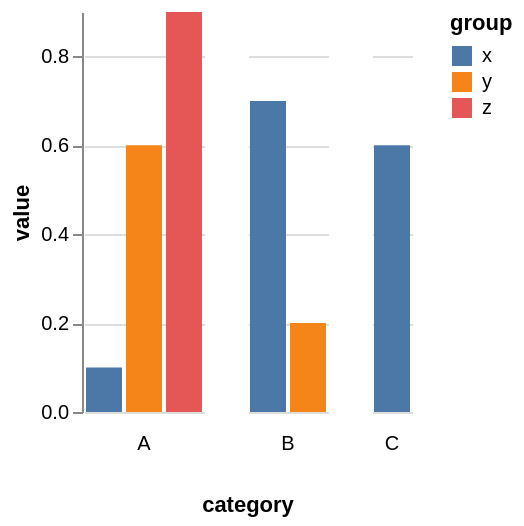

Specify this chart in Vega-Lite:
### Vega specification from a JSON file in a GitHub repository (floating-point values rounded to 4 significant figures)
{"$schema": "https://vega.github.io/schema/vega/v5.json", "background": "white", "padding": 5, "data": [{"name": "source_0", "values": [{"category": "A", "group": "x", "value": 0.1}, {"category": "A", "group": "y", "value": 0.6}, {"category": "A", "group": "z", "value": 0.9}, {"category": "B", "group": "x", "value": 0.7}, {"category": "B", "group": "y", "value": 0.2}, {"category": "C", "group": "x", "value": 0.6}]}, {"name": "data_0", "source": "source_0", "transform": [{"type": "stack", "groupby": ["group", "category"], "field": "value", "sort": {"field": [], "order": []}, "as": ["value_start", "value_end"], "offset": "zero"}, {"type": "filter", "expr": "isValid(datum[\"value\"]) && isFinite(+datum[\"value\"])"}]}, {"name": "column_domain", "source": "data_0", "transform": [{"type": "aggregate", "groupby": ["category"], "fields": ["group"], "ops": ["distinct"], "as": ["distinct_group"]}]}], "signals": [{"name": "child_x_step", "value": 20}, {"name": "child_height", "value": 200}], "layout": {"padding": 20, "titleAnchor": {"column": "end"}, "offset": {"columnTitle": 10}, "columns": {"signal": "length(data('column_domain'))"}, "bounds": "full", "align": "none"}, "marks": [{"name": "column-title", "type": "group", "role": "column-title", "title": {"text": "category", "style": "guide-title", "orient": "bottom", "offset": 10}}, {"name": "row_header", "type": "group", "role": "row-header", "encode": {"update": {"height": {"signal": "child_height"}}}, "axes": [{"scale": "y", "orient": "left", "grid": false, "title": "value", "labelOverlap": true, "tickCount": {"signal": "ceil(child_height/40)"}, "zindex": 0}]}, {"name": "column_footer", "type": "group", "role": "column-footer", "from": {"data": "column_domain"}, "sort": {"field": "datum[\"category\"]", "order": "ascending"}, "title": {"text": {"signal": "isValid(parent[\"category\"]) ? parent[\"category\"] : \"\"+parent[\"category\"]"}, "style": "guide-label", "frame": "group", "orient": "bottom", "offset": 10}, "encode": {"update": {"width": {"signal": "bandspace(datum[\"distinct_group\"], 0.1, 0.05) * child_x_step"}}}}, {"name": "cell", "type": "group", "style": "cell", "from": {"facet": {"name": "facet", "data": "data_0", "groupby": ["category"], "aggregate": {"fields": ["group"], "ops": ["distinct"], "as": ["distinct_group"]}}}, "sort": {"field": ["datum[\"category\"]"], "order": ["ascending"]}, "encode": {"update": {"width": {"signal": "bandspace(datum[\"distinct_group\"], 0.1, 0.05) * child_x_step"}, "height": {"signal": "child_height"}}}, "marks": [{"name": "child_marks", "type": "rect", "style": ["bar"], "from": {"data": "facet"}, "encode": {"update": {"fill": {"scale": "color", "field": "group"}, "ariaRoleDescription": {"value": "bar"}, "description": {"signal": "\"group: \" + (isValid(datum[\"group\"]) ? datum[\"group\"] : \"\"+datum[\"group\"]) + \"; value: \" + (format(datum[\"value\"], \"\"))"}, "xc": {"scale": "child_x", "field": "group", "band": 0.5}, "width": {"signal": "max(0.25, bandwidth('child_x'))"}, "y": {"scale": "y", "field": "value_end"}, "y2": {"scale": "y", "field": "value_start"}}}}], "scales": [{"name": "child_x", "type": "band", "domain": {"data": "facet", "field": "group", "sort": true}, "range": {"step": {"signal": "child_x_step"}}, "paddingInner": 0.1, "paddingOuter": 0.05}], "axes": [{"scale": "y", "orient": "left", "gridScale": "child_x", "grid": true, "tickCount": {"signal": "ceil(child_height/40)"}, "domain": false, "labels": false, "aria": false, "maxExtent": 0, "minExtent": 0, "ticks": false, "zindex": 0}]}], "scales": [{"name": "y", "type": "linear", "domain": {"data": "data_0", "fields": ["value_start", "value_end"]}, "range": [{"signal": "child_height"}, 0], "nice": true, "zero": true}, {"name": "color", "type": "ordinal", "domain": {"data": "data_0", "field": "group", "sort": true}, "range": "category"}], "legends": [{"fill": "color", "symbolType": "square", "title": "group"}], "config": {"style": {"cell": {"stroke": "transparent"}}}}
